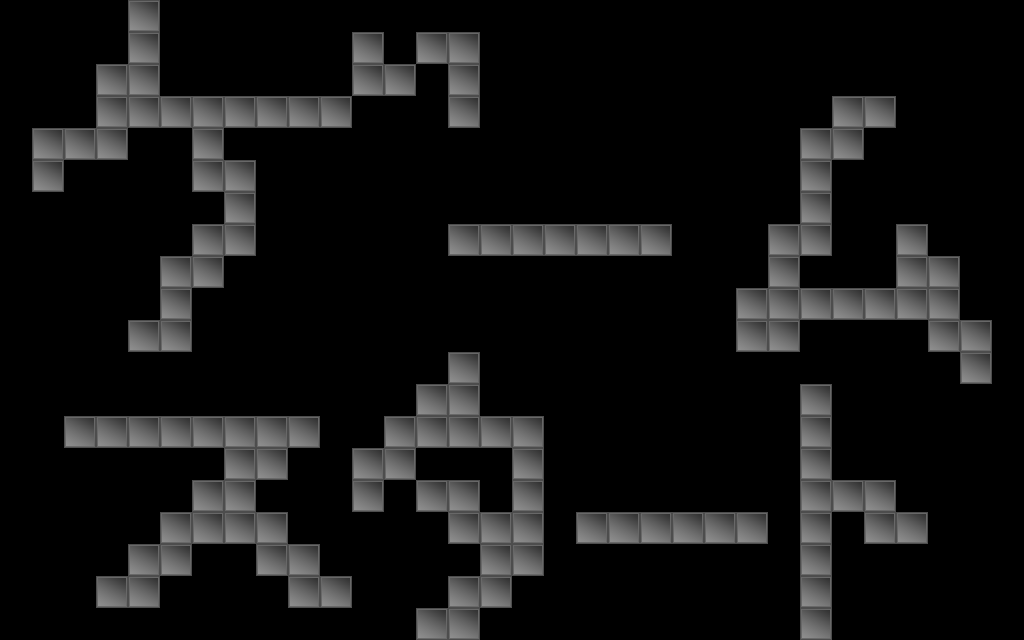

A level layout from a 2D game, rendered from its tile map. Below: a short description, then the map file with its tile-grid data intact:
An orthogonal 32x20 tile map with 32x32 px tiles, 1 tile layer (タイル・レイヤー 1).

<map version="1.2" tiledversion="1.3.4" orientation="orthogonal" renderorder="right-down" width="32" height="20" tilewidth="32" tileheight="32" infinite="0" nextlayerid="2" nextobjectid="1">
 <tileset firstgid="1" source="../Sokoban/Resources/Image/MapChip.tsx" />
 <layer id="1" name="タイル・レイヤー 1" width="32" height="20">
  <data encoding="csv">
0,0,0,0,1,0,0,0,0,0,0,0,0,0,0,0,0,0,0,0,0,0,0,0,0,0,0,0,0,0,0,0,
0,0,0,0,1,0,0,0,0,0,0,1,0,1,1,0,0,0,0,0,0,0,0,0,0,0,0,0,0,0,0,0,
0,0,0,1,1,0,0,0,0,0,0,1,1,0,1,0,0,0,0,0,0,0,0,0,0,0,0,0,0,0,0,0,
0,0,0,1,1,1,1,1,1,1,1,0,0,0,1,0,0,0,0,0,0,0,0,0,0,0,1,1,0,0,0,0,
0,1,1,1,0,0,1,0,0,0,0,0,0,0,0,0,0,0,0,0,0,0,0,0,0,1,1,0,0,0,0,0,
0,1,0,0,0,0,1,1,0,0,0,0,0,0,0,0,0,0,0,0,0,0,0,0,0,1,0,0,0,0,0,0,
0,0,0,0,0,0,0,1,0,0,0,0,0,0,0,0,0,0,0,0,0,0,0,0,0,1,0,0,0,0,0,0,
0,0,0,0,0,0,1,1,0,0,0,0,0,0,1,1,1,1,1,1,1,0,0,0,1,1,0,0,1,0,0,0,
0,0,0,0,0,1,1,0,0,0,0,0,0,0,0,0,0,0,0,0,0,0,0,0,1,0,0,0,1,1,0,0,
0,0,0,0,0,1,0,0,0,0,0,0,0,0,0,0,0,0,0,0,0,0,0,1,1,1,1,1,1,1,0,0,
0,0,0,0,1,1,0,0,0,0,0,0,0,0,0,0,0,0,0,0,0,0,0,1,1,0,0,0,0,1,1,0,
0,0,0,0,0,0,0,0,0,0,0,0,0,0,1,0,0,0,0,0,0,0,0,0,0,0,0,0,0,0,1,0,
0,0,0,0,0,0,0,0,0,0,0,0,0,1,1,0,0,0,0,0,0,0,0,0,0,1,0,0,0,0,0,0,
0,0,1,1,1,1,1,1,1,1,0,0,1,1,1,1,1,0,0,0,0,0,0,0,0,1,0,0,0,0,0,0,
0,0,0,0,0,0,0,1,1,0,0,1,1,0,0,0,1,0,0,0,0,0,0,0,0,1,0,0,0,0,0,0,
0,0,0,0,0,0,1,1,0,0,0,1,0,1,1,0,1,0,0,0,0,0,0,0,0,1,1,1,0,0,0,0,
0,0,0,0,0,1,1,1,1,0,0,0,0,0,1,1,1,0,1,1,1,1,1,1,0,1,0,1,1,0,0,0,
0,0,0,0,1,1,0,0,1,1,0,0,0,0,0,1,1,0,0,0,0,0,0,0,0,1,0,0,0,0,0,0,
0,0,0,1,1,0,0,0,0,1,1,0,0,0,1,1,0,0,0,0,0,0,0,0,0,1,0,0,0,0,0,0,
0,0,0,0,0,0,0,0,0,0,0,0,0,1,1,0,0,0,0,0,0,0,0,0,0,1,0,0,0,0,0,0
</data>
 </layer>
</map>